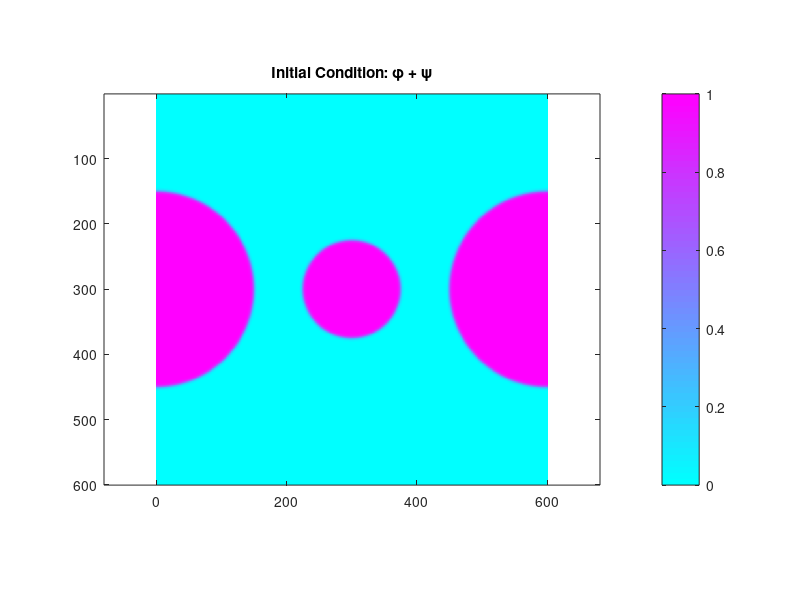

Source code (MATLAB): (Note: this script raises an error after producing the figure.)
% --------------------------
% Parameters
% --------------------------
N = 600;            % Grid size
Nsteps = 100000;     % Total time steps
Nplot = 1000;       % Plot every Nplot steps

% PDE coefficients
k = 1;
sigma = 2.5;
h = 1;
dx = 0.8;
dt = 0.01;
dx2 = dx^2;
lambda = 1;
vx = -0.25;

% --------------------------
% Helper functions
% --------------------------
fprime = @(phi) 8.0 .* phi .* (2 .* phi.^2 - 3 .* phi + 1);
gprime = @(phi) 30.0 .* (phi - 1).^2 .* phi.^2;

laplacian = @(A) (circshift(A, [1 0]) + circshift(A, [-1 0]) + ...
                  circshift(A, [0 1]) + circshift(A, [0 -1]) - 4 * A) / dx2;

% --------------------------
% Initial conditions
% --------------------------
phi = zeros(N);
phidot = zeros(N);
psi = zeros(N);
psi_left = zeros(N);
psi_right = zeros(N);
psi_left_dot = zeros(N);
psi_right_dot = zeros(N);

[X, Y] = meshgrid(1:N, 1:N);
X = X'; Y = Y'; % To match (i,j) indexing like Python

R = 75;
width = 3;
cx = N/2; cy = N/2;

dist = sqrt((X - cx).^2 + (Y - cy).^2);
phi = 0.5 * (1 - tanh((dist - R) / width));

dist_left = sqrt((X - cx).^2 + (Y - (cy - 300)).^2);
dist_right = sqrt((X - cx).^2 + (Y - (cy + 300)).^2);
psi_left = 0.5 * (1 - tanh((dist_left - 2*R) / width));
psi_right = 0.5 * (1 - tanh((dist_right - 2*R) / width));
psi = psi_left + psi_right;

% --------------------------
% Visualization init
% --------------------------
figure;
imagesc(phi + psi, [0 1]); colormap cool; axis equal tight;
colorbar; title('Initial Condition: φ + ψ');

% --------------------------
% Main loop
% --------------------------
frames = {};

for step_count = 1:Nsteps
    % Calculate p (numerator and denominator)
    lap_phi = laplacian(phi);
    gp_phi = gprime(phi);
    psi_total = psi_left + psi_right;

    numerator = sum(gp_phi .* k .* (sigma * lap_phi - fprime(phi) - lambda * psi_total .* phi), 'all');
    denominator = sum(h * gp_phi.^2, 'all');
    if abs(denominator) > 1e-14
        p = numerator / denominator;
    else
        p = 0.0;
    end

    % Update phidot
    phidot = k * (sigma * lap_phi - fprime(phi) - p * h * gp_phi) - lambda * psi_total .* phi;

    % Approximate drift term
    dpsiL_dx = (circshift(psi_left, [0 -1]) - circshift(psi_left, [0 1])) / (2 * dx);
    dpsiR_dx = (circshift(psi_right, [0 -1]) - circshift(psi_right, [0 1])) / (2 * dx);
    psi_left_dot = vx * dpsiL_dx;
    psi_right_dot = -vx * dpsiR_dx;

    % Euler update
    phi = phi + dt * phidot;
    psi_left = psi_left + dt * psi_left_dot;
    psi_right = psi_right + dt * psi_right_dot;
    psi = psi_left + psi_right;

    % Save frame
    if mod(step_count, Nplot) == 0
        fig = figure('Visible', 'off');
        imagesc(phi + psi, [0 1]); axis equal tight;
        colormap(parula);
        title(sprintf('\\phi + \\psi (step %d)', step_count));
        drawnow;

        % Capture frame
        frame = getframe(fig);
        frames{end+1} = frame.cdata;
        close(fig);
    end
end

% --------------------------
% Save GIF
% --------------------------
filename = fullfile(getenv('HOME'), 'phasefield_sim.gif');

for idx = 1:length(frames)
    [A, map] = rgb2ind(frames{idx}, 256); % Convert RGB to indexed
    if idx == 1
        imwrite(A, map, filename, 'gif', 'LoopCount', inf, 'DelayTime', 1/5);
    else
        imwrite(A, map, filename, 'gif', 'WriteMode', 'append', 'DelayTime', 1/5);
    end
end

disp(['✨ GIF saved as ', filename, ' ✨']);

